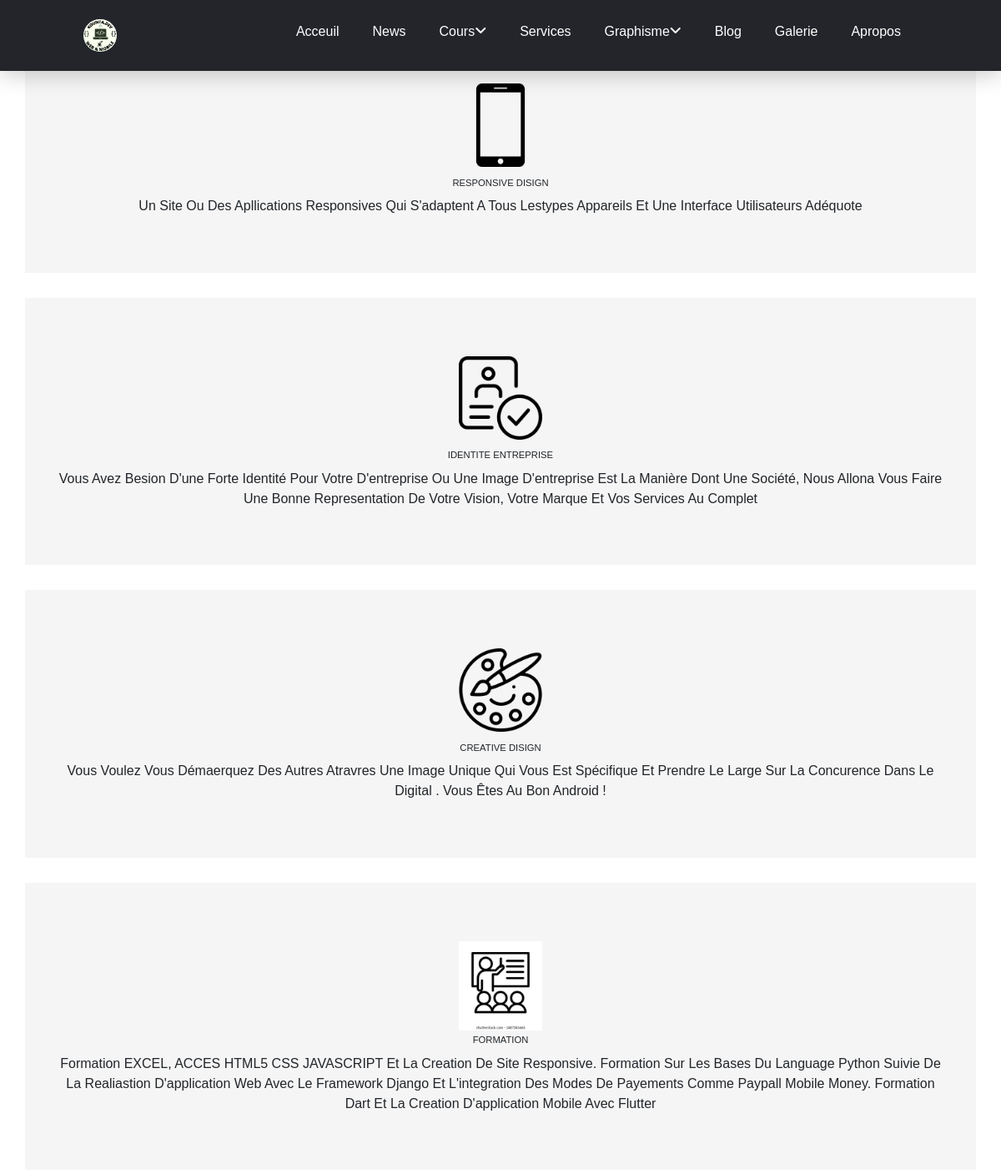
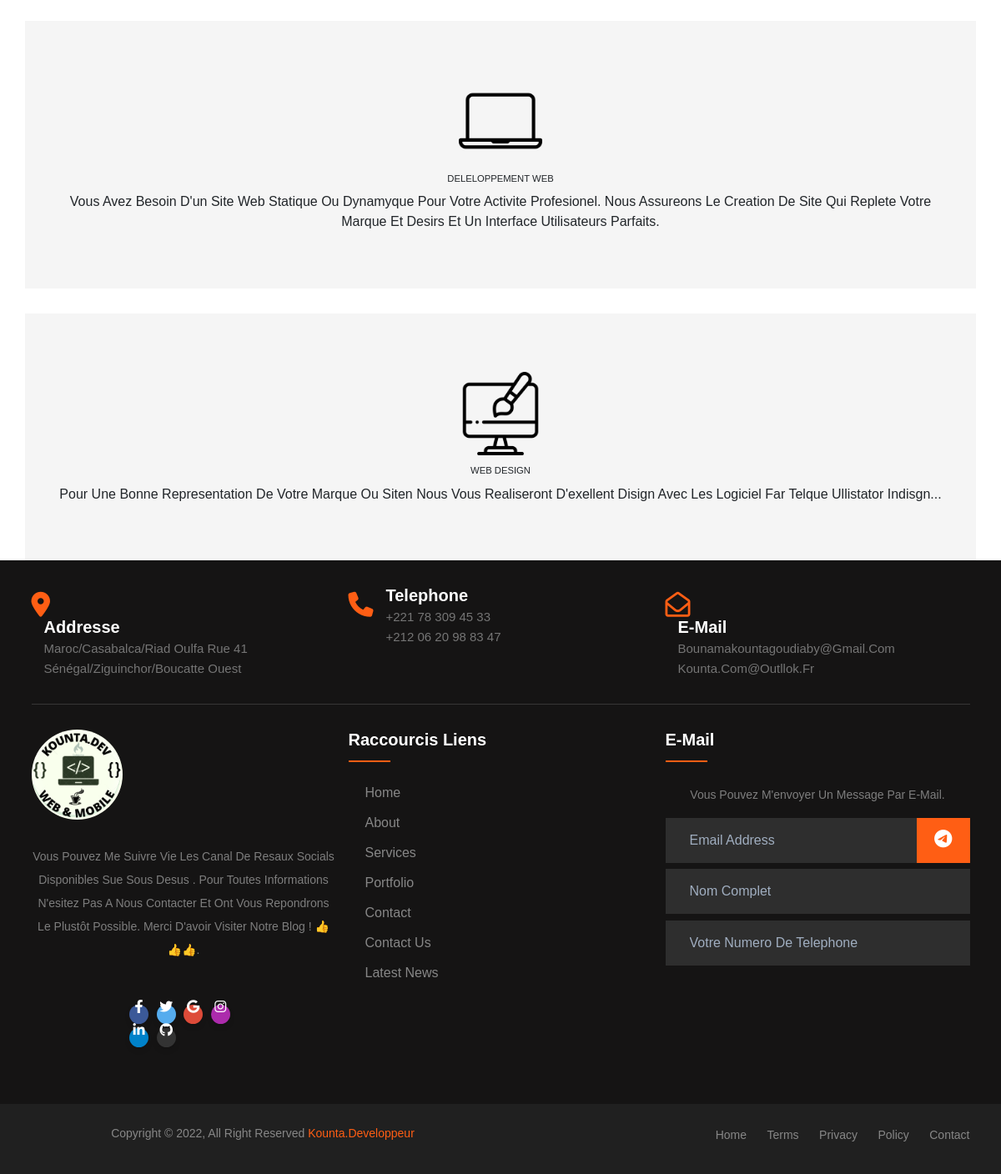
The app's page /service with its own data (2 pictures, top to bottom).
### blog/models.py (models this page shows, shortened)
class service(models.Model):
  title = models.CharField(max_length=500)
  image = models.ImageField()
  description = models.TextField(max_length=50000)
  date_added = models.DateTimeField(auto_now_add=True)
  class Meta:
        ordering = ['-date_added']

### blog/views.py (the view)
# urls.py: path("service",views.services,name="services"),
def services(request):
    list_services = service.objects.all()
    content= {"list_services": list_services}
    return render(request,"blog/services.html",content)

### blog/templates/blog/services.html (shortened to what this page needs)
{% extends 'base.html' %} {% load static %} {% block content %}
<!DOCTYPE html>
<html>
  <head>
    <link rel="stylesheet" href="" />
  </head>
  <body>
    <div class="row">
      {% for service in list_services %}
      <div class="col-md-12">
        <section class="services section container" id="services">
          <div class="services__item">
            <div class="services__item">
              <div class="icon__box">
                  <img src="{{service.image.url}}" alt=""
                  class="services__icon"
                  />
                  <div class="services__dot">
                      <span class="dot"></span>
                  </div>
              </div>
              <h3 class="services__title text-lg">{{service.title}}</h3>
              <p class="">
                {{service.description}}
              </p>
        </section>
      </div>
      {% endfor %}
    </div>
  </body>
</html>
<link
  rel="stylesheet"
  href="https://maxcdn.bootstrapcdn.com/bootstrap/4.1.3/css/bootstrap.min.css"
/>
<link
  href="https://cdn.jsdelivr.net/npm/bootstrap@5.0.2/dist/css/bootstrap.min.css"
  rel="stylesheet"
/>
{% endblock content %}

### blog/static/css/style.css (style rules this page uses)
* { font-family: 'Nunito', sans-serif; margin: 0; padding: 0; -webkit-box-sizing: border-box; box-sizing: border-box; text-decoration: none; outline: none; border: none; text-transform: capitalize; -webkit-transition: all .2s linear; transition: all .2s linear; }
html { font-size: 62.5%; scroll-behavior: smooth; scroll-padding-top: 5rem; overflow-x: hidden; }
body { background: #000; }
section { padding: 5rem 9%; }
html { scroll-behavior: smooth; }
body { background: var(--bg); }
section { padding: 20px 100px; }
body { background: #e2e1e0; text-align: center; }
.services__item { border: 1px solid var(--border-color); padding: 2.5rem 1.25rem 1.875rem; text-align: center; }
.icon__box { border: 1px solid var(--border-color); width: 100px; height: 100px; border-radius: 50%; margin: 0 auto; margin-bottom: 1.25rem; position: relative; display: flex; }
.services__icon { width: 100px; margin: auto; }
.services__dot { position: absolute; left: 0; right: 0; width: 100%; height: 100%; animation: service-dot 2s linear infinite; animation-play-state: paused; }
.dot { width: 33px; height: 33px; background-color: var(--title--color); border-radius: 50%; position: absolute; top: 0; left: 0.9rem; }
.services__title { margin-bottom: 0.8em; }
.services { background: #f5f5f5; margin-top: 30px; }
p { text-align: center; }
.services__title { margin-bottom: 0.8em; text-align: center; font-size: 40px }

### records on screen
service: image (picture), title "RESPONSIVE DISIGN", description "Un Site Ou Des Apllications Responsives Qui S'adaptent A Tous Lestypes Appareils Et Une Interface Utilisateurs Adéquote"
service: image (picture), title "IDENTITE ENTREPRISE", description "Vous Avez Besion D'une Forte Identité Pour Votre D'entreprise Ou Une Image D'entreprise Est La Manière Dont Une Société, Nous Allona Vous Faire Une Bonne Representation De Votre Vision, Votre Marque Et Vos Services Au Complet"
service: image (picture), title "CREATIVE DISIGN", description "Vous Voulez Vous Démaerquez Des Autres Atravres Une Image Unique Qui Vous Est Spécifique Et Prendre Le Large Sur La Concurence Dans Le Digital . Vous Êtes Au Bon Android !"
service: image (picture), title "FORMATION", description "Formation EXCEL, ACCES HTML5 CSS JAVASCRIPT Et La Creation De Site Responsive. Formation Sur Les Bases Du Language Python Suivie De La Realiastion D'application Web Avec Le Framework Django Et L'integration Des Modes De Payements Comme Paypall Mobile Money. Formation Dart Et La Creation D'application Mobile Avec Flutter"
service: image (picture), title "DELELOPPEMENT WEB", description "Vous Avez Besoin D'un Site Web Statique Ou Dynamyque Pour Votre Activite Profesionel. Nous Assureons Le Creation De Site Qui Replete Votre Marque Et Desirs Et Un Interface Utilisateurs Parfaits."
service: image (picture), title "WEB DESIGN", description "Pour Une Bonne Representation De Votre Marque Ou Siten Nous Vous Realiseront D'exellent Disign Avec Les Logiciel Far Telque Ullistator Indisgn..."
